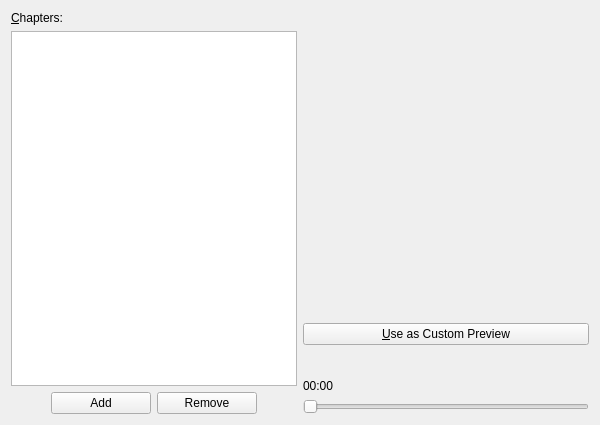
<ui version="4.0" >
 <class>Chapters</class>
 <widget class="QWidget" name="Chapters" >
  <property name="geometry" >
   <rect>
    <x>0</x>
    <y>0</y>
    <width>600</width>
    <height>425</height>
   </rect>
  </property>
  <property name="minimumSize" >
   <size>
    <width>600</width>
    <height>400</height>
   </size>
  </property>
  <property name="windowTitle" >
   <string>Chapters</string>
  </property>
  <layout class="QGridLayout" >
   <property name="margin" >
    <number>11</number>
   </property>
   <property name="spacing" >
    <number>6</number>
   </property>
   <item row="0" column="0" >
    <layout class="QVBoxLayout" >
     <property name="margin" >
      <number>0</number>
     </property>
     <property name="spacing" >
      <number>6</number>
     </property>
     <item>
      <widget class="QLabel" name="chaptersLabel" >
       <property name="text" >
        <string>&amp;Chapters:</string>
       </property>
       <property name="wordWrap" >
        <bool>false</bool>
       </property>
       <property name="buddy" >
        <cstring>chaptersListView</cstring>
       </property>
      </widget>
     </item>
     <item>
      <widget class="QTreeView" name="chaptersListView" >
       <property name="sizePolicy" >
        <sizepolicy>
         <hsizetype>5</hsizetype>
         <vsizetype>7</vsizetype>
         <horstretch>0</horstretch>
         <verstretch>0</verstretch>
        </sizepolicy>
       </property>
       <property name="minimumSize" >
        <size>
         <width>275</width>
         <height>0</height>
        </size>
       </property>
       <property name="rootIsDecorated" >
        <bool>false</bool>
       </property>
       <property name="uniformRowHeights" >
        <bool>true</bool>
       </property>
       <property name="itemsExpandable" >
        <bool>false</bool>
       </property>
       <property name="allColumnsShowFocus" >
        <bool>true</bool>
       </property>
      </widget>
     </item>
     <item>
      <layout class="QHBoxLayout" >
       <property name="margin" >
        <number>0</number>
       </property>
       <property name="spacing" >
        <number>6</number>
       </property>
       <item>
        <spacer>
         <property name="orientation" >
          <enum>Qt::Horizontal</enum>
         </property>
         <property name="sizeType" >
          <enum>QSizePolicy::Expanding</enum>
         </property>
         <property name="sizeHint" >
          <size>
           <width>40</width>
           <height>20</height>
          </size>
         </property>
        </spacer>
       </item>
       <item>
        <widget class="KPushButton" name="addButton" >
         <property name="minimumSize" >
          <size>
           <width>100</width>
           <height>0</height>
          </size>
         </property>
         <property name="text" >
          <string>Add</string>
         </property>
         <property name="shortcut" >
          <string/>
         </property>
         <property name="stdItem" stdset="0" >
          <number>27</number>
         </property>
        </widget>
       </item>
       <item>
        <widget class="KPushButton" name="removeButton" >
         <property name="minimumSize" >
          <size>
           <width>100</width>
           <height>0</height>
          </size>
         </property>
         <property name="text" >
          <string>Remove</string>
         </property>
         <property name="shortcut" >
          <string/>
         </property>
         <property name="stdItem" stdset="0" >
          <number>28</number>
         </property>
        </widget>
       </item>
       <item>
        <spacer>
         <property name="orientation" >
          <enum>Qt::Horizontal</enum>
         </property>
         <property name="sizeType" >
          <enum>QSizePolicy::Expanding</enum>
         </property>
         <property name="sizeHint" >
          <size>
           <width>40</width>
           <height>20</height>
          </size>
         </property>
        </spacer>
       </item>
      </layout>
     </item>
    </layout>
   </item>
   <item row="0" column="1" >
    <layout class="QVBoxLayout" >
     <property name="margin" >
      <number>0</number>
     </property>
     <property name="spacing" >
      <number>6</number>
     </property>
     <item>
      <widget class="KMFImageView" native="1" name="video" >
       <property name="sizePolicy" >
        <sizepolicy>
         <hsizetype>7</hsizetype>
         <vsizetype>7</vsizetype>
         <horstretch>0</horstretch>
         <verstretch>0</verstretch>
        </sizepolicy>
       </property>
       <property name="minimumSize" >
        <size>
         <width>100</width>
         <height>75</height>
        </size>
       </property>
      </widget>
     </item>
     <item>
      <widget class="KPushButton" name="customPreviewButton" >
       <property name="text" >
        <string>&amp;Use as Custom Preview</string>
       </property>
       <property name="shortcut" >
        <string>Alt+U</string>
       </property>
      </widget>
     </item>
     <item>
      <layout class="QVBoxLayout" >
       <property name="margin" >
        <number>0</number>
       </property>
       <property name="spacing" >
        <number>6</number>
       </property>
       <item>
        <layout class="QHBoxLayout" >
         <property name="margin" >
          <number>0</number>
         </property>
         <property name="spacing" >
          <number>6</number>
         </property>
         <item>
          <widget class="KPushButton" name="startButton" >
           <property name="toolTip" >
            <string>Start</string>
           </property>
           <property name="text" >
            <string/>
           </property>
           <property name="flat" >
            <bool>true</bool>
           </property>
          </widget>
         </item>
         <item>
          <widget class="KPushButton" name="rewButton" >
           <property name="toolTip" >
            <string>Rewind</string>
           </property>
           <property name="text" >
            <string/>
           </property>
           <property name="flat" >
            <bool>true</bool>
           </property>
          </widget>
         </item>
         <item>
          <widget class="KPushButton" name="prevButton" >
           <property name="toolTip" >
            <string>Previous frame</string>
           </property>
           <property name="text" >
            <string/>
           </property>
           <property name="flat" >
            <bool>true</bool>
           </property>
          </widget>
         </item>
         <item>
          <widget class="KPushButton" name="nextButton" >
           <property name="toolTip" >
            <string>Next frame</string>
           </property>
           <property name="text" >
            <string/>
           </property>
           <property name="flat" >
            <bool>true</bool>
           </property>
          </widget>
         </item>
         <item>
          <widget class="KPushButton" name="fwdButton" >
           <property name="toolTip" >
            <string>Forward</string>
           </property>
           <property name="text" >
            <string/>
           </property>
           <property name="flat" >
            <bool>true</bool>
           </property>
          </widget>
         </item>
         <item>
          <widget class="KPushButton" name="endButton" >
           <property name="toolTip" >
            <string>End</string>
           </property>
           <property name="text" >
            <string/>
           </property>
           <property name="flat" >
            <bool>true</bool>
           </property>
          </widget>
         </item>
        </layout>
       </item>
       <item>
        <widget class="QLabel" name="timeLabel" >
         <property name="text" >
          <string>00:00</string>
         </property>
         <property name="wordWrap" >
          <bool>false</bool>
         </property>
        </widget>
       </item>
       <item>
        <widget class="QSlider" name="timeSlider" >
         <property name="maximum" >
          <number>65534</number>
         </property>
         <property name="orientation" >
          <enum>Qt::Horizontal</enum>
         </property>
        </widget>
       </item>
      </layout>
     </item>
    </layout>
   </item>
  </layout>
 </widget>
 <layoutdefault spacing="6" margin="11" />
 <layoutfunction spacing="KDialog::spacingHint" margin="KDialog::marginHint" />
 <pixmapfunction>BTN_ICON</pixmapfunction>
 <customwidgets>
  <customwidget>
   <class>KPushButton</class>
   <extends>QPushButton</extends>
   <header>kpushbutton.h</header>
  </customwidget>
  <customwidget>
   <class>KMFImageView</class>
   <extends>QWidget</extends>
   <header>kmfimageview.h</header>
   <container>1</container>
  </customwidget>
 </customwidgets>
 <tabstops>
  <tabstop>addButton</tabstop>
  <tabstop>removeButton</tabstop>
  <tabstop>startButton</tabstop>
  <tabstop>rewButton</tabstop>
  <tabstop>prevButton</tabstop>
  <tabstop>nextButton</tabstop>
  <tabstop>fwdButton</tabstop>
  <tabstop>endButton</tabstop>
  <tabstop>timeSlider</tabstop>
  <tabstop>chaptersListView</tabstop>
 </tabstops>
 <includes>
  <include location="global" >q3listview.h</include>
  <include location="local" >kpushbutton.h</include>
  <include location="local" >kmfchapterlistview.h</include>
  <include location="local" >kmfimageview.h</include>
  <include location="local" >common.h</include>
 </includes>
 <resources/>
 <connections/>
</ui>
